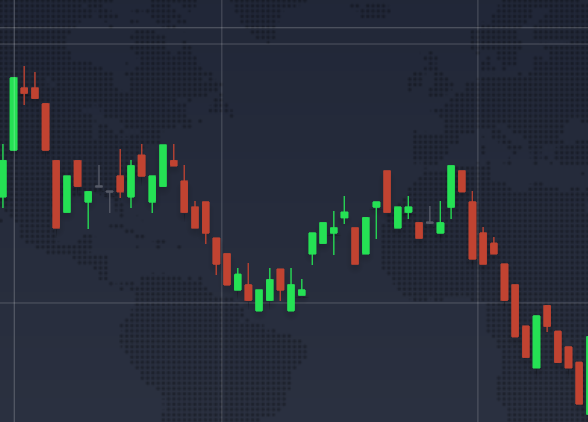
#> input picture prediccion/hola.png, 588 x 422 px
$ python formas_velas_japonesas.py
#> lines starting #> are read from the running program, lines starting #| are printed output that depends on the picture; after the words box and inside, x2 and y2 are one past the last pixel; in counts of white or black regions, pixels touching at a corner belong together
from PIL import Image # Manejo de imagenes
import numpy as np # Para manejo de calculos matematicas
import os # Para manejar los archivos

# Funcion que procesa imagenes, se encarga de recortar

def procesar_imagen_a_matriz(ruta_imagen): # Pasarle los archivos de dataSet, y el tamaño de las imagenes

#> called with ruta_imagen = 'prediccion/hola.png'
    try:
        # Cargar la imagen, redimensionar y convertir a RGBA
        img = Image.open(ruta_imagen).convert("RGBA")
#> img is the input picture: PIL image 588x422 RGBA; mean R, G, B, A 40.8, 46.5, 57.6, 255
        img_array = np.array(img)


        # Lienzo transparente para dibujar segun las dimensiones de la imagen pasada
        resultado_array = np.zeros(img_array.shape, dtype=np.uint8)
        print (f"Estas son las dimensiones de resultado_array estado neutro: {resultado_array.shape}")
#| Estas son las dimensiones de resultado_array estado neutro: (422, 588, 4)

        # Desempaquetar canales de color
        r, g, b, a = img_array[:,:,0], img_array[:,:,1], img_array[:,:,2], img_array[:,:,3]
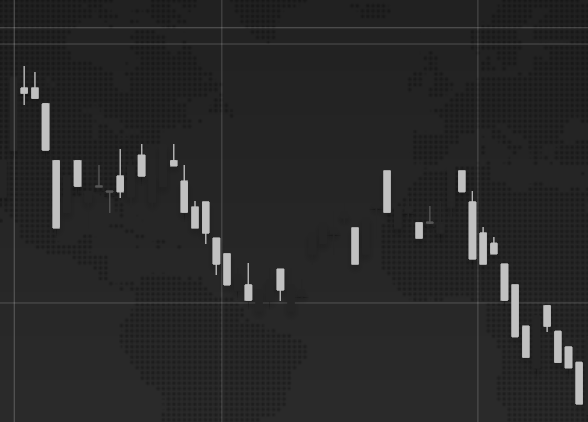
#> r: shape (422, 588); min 18, max 193, mean 40.8
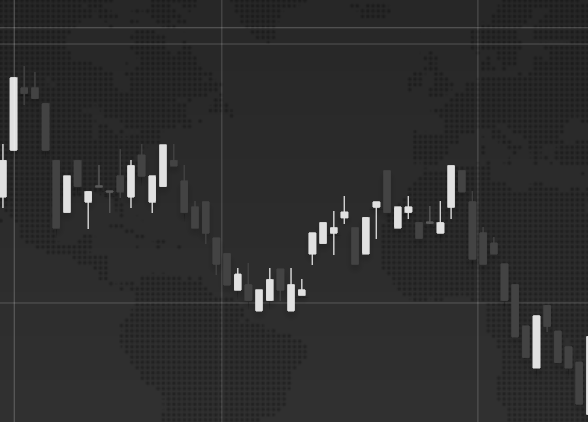
#> g: shape (422, 588); min 21, max 231, mean 46.5
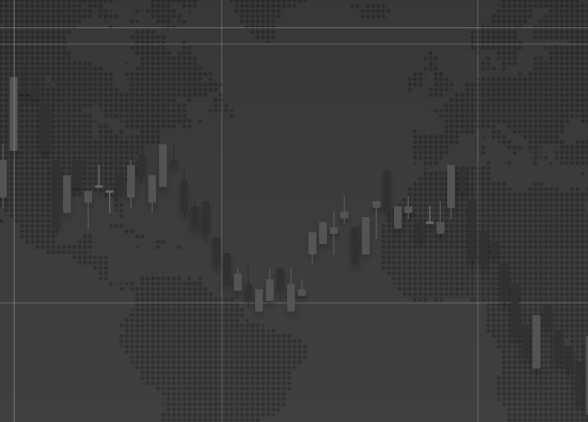
#> b: shape (422, 588); min 28, max 120, mean 57.6
#> a: shape (422, 588); every value is 255

        es_solido = a > 100  # Evitar píxeles casi invisibles
#> es_solido: shape (422, 588) bool; every value is 1
        es_verde = (g > r) & (g > b) & es_solido  # Es verde si el canal verde es el más alto
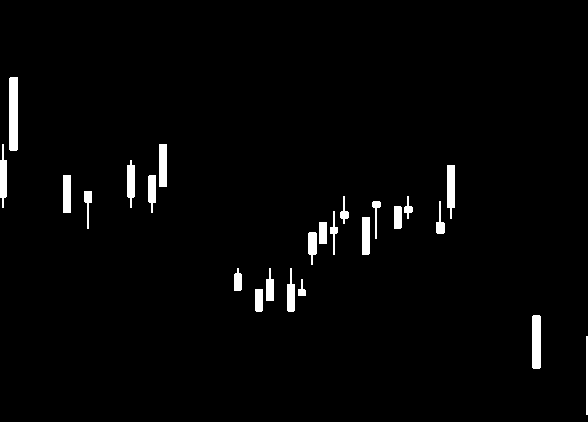
#> es_verde: shape (422, 588) bool; 2.3% white; 24 white regions, largest, box (x1, y1, x2, y2) and area: (9, 77, 18, 151) 663, (532, 315, 541, 369) 482, (447, 165, 455, 219) 366
        es_rojo = (r > g) & (r > b) & es_solido   # Es rojo si el canal rojo es el más alto
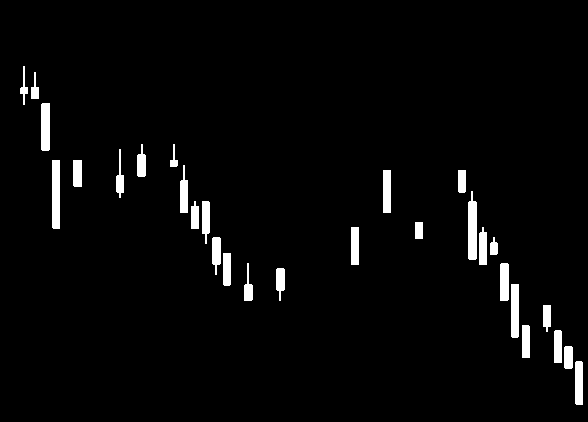
#> es_rojo: shape (422, 588) bool; 3.1% white; 29 white regions, largest, box (x1, y1, x2, y2) and area: (52, 160, 60, 229) 551, (468, 191, 477, 260) 547, (511, 284, 519, 338) 430

        resultado_array[es_verde] = (0, 200, 5, 180)     # Verde IQ Option (alcista)
        resultado_array[es_rojo]  = (255, 45, 45, 180)   # Rojo IQ Option (bajista)

        # Eliminar pixel invisible
        mask = resultado_array.any(axis=2) #Eliminar filas, altura, donde no haya ningun pixel verde o rojo

        # Calcular dimensiones activas según la máscara
        altura = np.any(mask, axis=1)     # filas validas, componen altura
        anchura = np.any(mask, axis=0)    # columnas validas, componen anchura

        print(f"Nueva altura: {np.sum(altura)}, Nueva anchura: {np.sum(anchura)}")

        matriz_final = resultado_array[altura] [:, anchura, :] # shape (h, w, 4) en conjunto
        print(f"Esta son las dimensiones de la matriz_final:  {matriz_final.shape}")

        # Desempaquetacion
        h, w, c = matriz_final.shape
        return matriz_final, h, w  # matriz_final  #altura → h, anchura → w

    except Exception as e:
        print(f"Error procesando la imagen {ruta_imagen}: {e}")
        return None, None, None

if __name__ == '__main__':
    ruta_prueba = "prediccion/hola.png"
    if os.path.exists(ruta_prueba):
        matriz_resultado, nueva_altura, nueva_anchura = procesar_imagen_a_matriz(ruta_prueba) #Array numpy imagen overplay, nueva altura y anchura luego de la transformacion
        if matriz_resultado is not None:
            print("Procesamiento de prueba exitoso. Mostrando imagen.")
            print(f"Dimensiones altura y anchura filtradas: {nueva_altura} x {nueva_anchura}")
            imagen_final = Image.fromarray(matriz_resultado, 'RGBA') # Lee el array que contiene una secuencia de pixeles
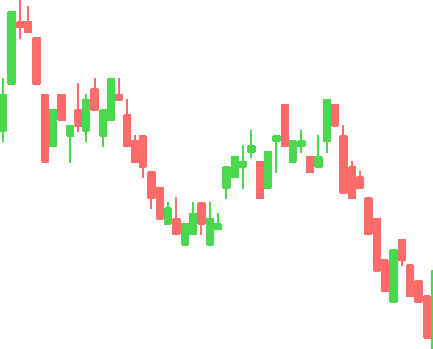
#> imagen_final: PIL image 433x349 RGBA; mean R, G, B, A 12.9, 9.8, 2.5, 15.8; transparent parts drawn white
            print(f"Contenido de matriz_resultado despues del filtro: {matriz_resultado}")
            imagen_final.show() # mostrar imagen sin filas con canales RGBA en 0
        else:
            print("La matriz resultado es None. No se pudo procesar.")
    else:
        print(f"No se encontró la imagen de prueba en '{ruta_prueba}'")
